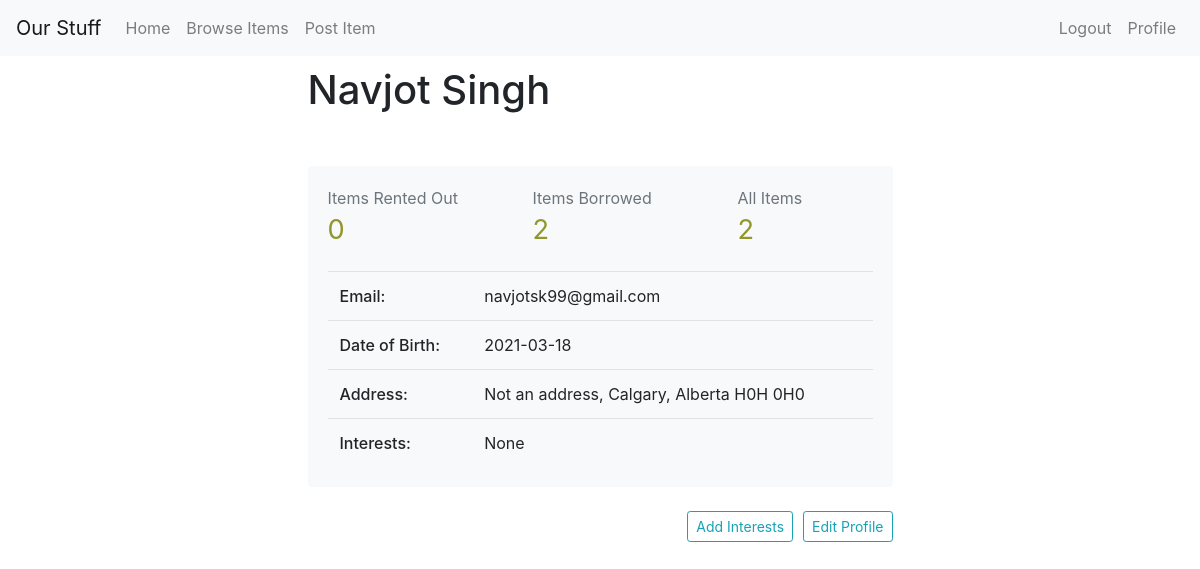
Page /profile (signed in) on the committed database.
### tables this page shows
CREATE TABLE USER
(
    Email			TEXT		PRIMARY KEY,
    Password		TEXT		NOT NULL,
    First_name		TEXT		NOT NULL,
    Last_name		TEXT		NOT NULL,
    DoB				TEXT,
    Street_address	TEXT,
    City			TEXT		NOT NULL,
    Province		TEXT,
    Postal_code		TEXT
);

### OurStuff.py (the view)
@app.route('/profile', methods=['GET', 'POST'])
@login_required
def profile():
    db = get_db()
    cur = db.cursor()
    owner_rentals = cur.execute('SELECT COUNT (*) FROM RENTAL WHERE Owner_email=?', (g.user['Email'],))
    num_owner_rentals = cur.fetchone()[0]
    renter_rentals = cur.execute('SELECT COUNT (*) FROM RENTAL WHERE Renter_email=?', (g.user['Email'],))
    num_renter_rentals = cur.fetchone()[0]
    all_items = cur.execute('SELECT COUNT (*) FROM ITEM WHERE Owner_email=?', (g.user['Email'],))
    num_items = cur.fetchone()[0]
    categories = cur.execute('SELECT Name FROM CATEGORY').fetchall()
    interests = cur.execute('SELECT * FROM INTERESTED_IN WHERE User_email=?', (g.user['Email'],)).fetchall()
    all_interests = ""
    if request.method=='GET':
        if interests:
            for i in interests:
                all_interests += i[1] + ", " # stores only the names of the user's interests
            return render_template('profile.html', o_rentals = num_owner_rentals, r_rentals = num_renter_rentals, items = num_items, interests = all_interests[:-2], categories = categories)
        else:
            return render_template('profile.html', o_rentals = num_owner_rentals, items = num_items, r_rentals = num_renter_rentals, itmes = num_items, categories = categories)
    elif request.method == 'POST': # if user pressed add interest button, inserts a new row into INTERESTED_IN
        cur.execute('INSERT INTO INTERESTED_IN (User_email, Category_name) VALUES (?,?)',(g.user['Email'],request.form['interest'],))
        db.commit()
        cur.close()
        return redirect(url_for('profile'))

### admin.py (called while the page is built)
@bp.before_app_request
def load_logged_in_admin():
    admin = session.get('admin')
    if admin is None:
        g.admin = None
    else:
        g.admin = get_db().execute(
            'SELECT * FROM ADMIN WHERE Admin_ID = ?', (admin,)
        ).fetchone()

### auth.py (called while the page is built)
@bp.before_app_request
def load_logged_in_user():
    user_id = session.get('user_id')
    if user_id is None:
        g.user = None
    else:
        g.user = get_db().execute(
            'SELECT * FROM user WHERE email = ?', (user_id,)
        ).fetchone()

def login_required(view):
    @functools.wraps(view)
    def wrapped_view(**kwargs):
        if g.user is None:
            flash("Please login or sign up to continue", "primary")
            return redirect(url_for('auth.login'))
        return view(**kwargs)
    return wrapped_view

### db.py (called while the page is built)
def get_db():
    if 'db' not in g:
        g.db = sqlite3.connect(db_name)
        g.db.row_factory = sqlite3.Row
    return g.db

### templates/profile.html (shortened to what this page needs)
{% extends "base.html" %}
{% block content %}
          <div class="row">
              <div class="col-3">
              </div>
              <div class="col-6">
                <h1>{{g.user['First_name']}} {{g.user['Last_name']}}</h1>
                <br>
                <div class="card user-card">
                  <div class="row">
                    <div class="d-flex col-md">
                      <a href="{{url_for('ownerTransactions')}}" class="card-body text-user-stats">
                        <div class="text-muted">Items Rented Out</div>
                        <div class="text-xlarge">{{o_rentals}}</div>
                      </a>
                    </div>
                    <div class="d-flex col-md">
                      <a href="{{url_for('renterTransactions')}}" class="card-body text-user-stats">
                        <div class="text-muted">Items Borrowed</div>
                        <div class="text-xlarge">{{r_rentals}}</div>
                      </a>
                    </div>
                    <div class="d-flex col-md">
                      <a href="{{url_for('ownerItems')}}" class="card-body text-user-stats">
                        <div class="text-muted">All Items</div>
                        <div class="text-xlarge">{{items}}</div>
                      </a>
                    </div>
                  </div>
                  <div class="card-body user-info-card">
                    <table class="table user-table m-0 ">
                      <tbody>
                        <tr>
                          <td id ="td-thickness">Email:</td>
                          <td>{{g.user['Email']}}</td>
                        </tr>
                        <tr>
                          <td id ="td-thickness">Date of Birth:</td>
                          <td>{{g.user['DoB']}}</td>
                        </tr>
                        <tr>
                          <td id ="td-thickness">Address:</td>
                          <td>{{g.user['Street_address']}}, {{g.user['City']}}, {{g.user['Province']}} {{g.user['Postal_code']}}</td>
                        </tr>
                        {% if interests%}
                          <tr>
                            <td id ="td-thickness">Interests:</td>
                            <td>{{interests}}</td>
                          </tr>
                        {%else%}
                          <tr>
                            <td id ="td-thickness">Interests:</td>
                            <td>None</td>
                          </tr>
                        {% endif %}
                      </tbody>
                    </table>
                  </div>
                </div>
                <br>
                <button type="button" class="btn btn-outline-info btn-sm float-right " onclick="window.location.href='{{ url_for('editProfile') }}'">Edit Profile</button>
                <button type="button" class="btn btn-outline-info btn-sm float-right profile-button" data-toggle="modal" data-target="#interestModal">Add Interests</button>
              </div>
              <div class="col-3">
              </div>
          </div>
{% endblock content%}

### static/custom.css (style rules this page uses)
h1 { padding-top: 10px; padding-bottom: 20px; }
.user-card { border: none; background-color:#f8f9fa; }
.text-user-stats { color: #91972A; }
.profile-button { margin-right: 10px; }
#td-thickness { font-weight: 500; }
.user-info-card { padding-right: 1; padding-left: 1; padding-top: 0; padding-bottom: 4; }
.text-xlarge { font-size: 170% !important; }

### rows in the picture
USER: user.First_name "Navjot", user.Last_name "Singh", user.Email "navjotsk99@gmail.com", user.DoB "2021-03-18", user.Street_address "Not an address", user.City "Calgary", user.Province "Alberta", user.Postal_code "H0H 0H0"

### other values in the picture
{{ o_rentals }} "0"
{{ r_rentals }} "2"
{{ items }} "2"
